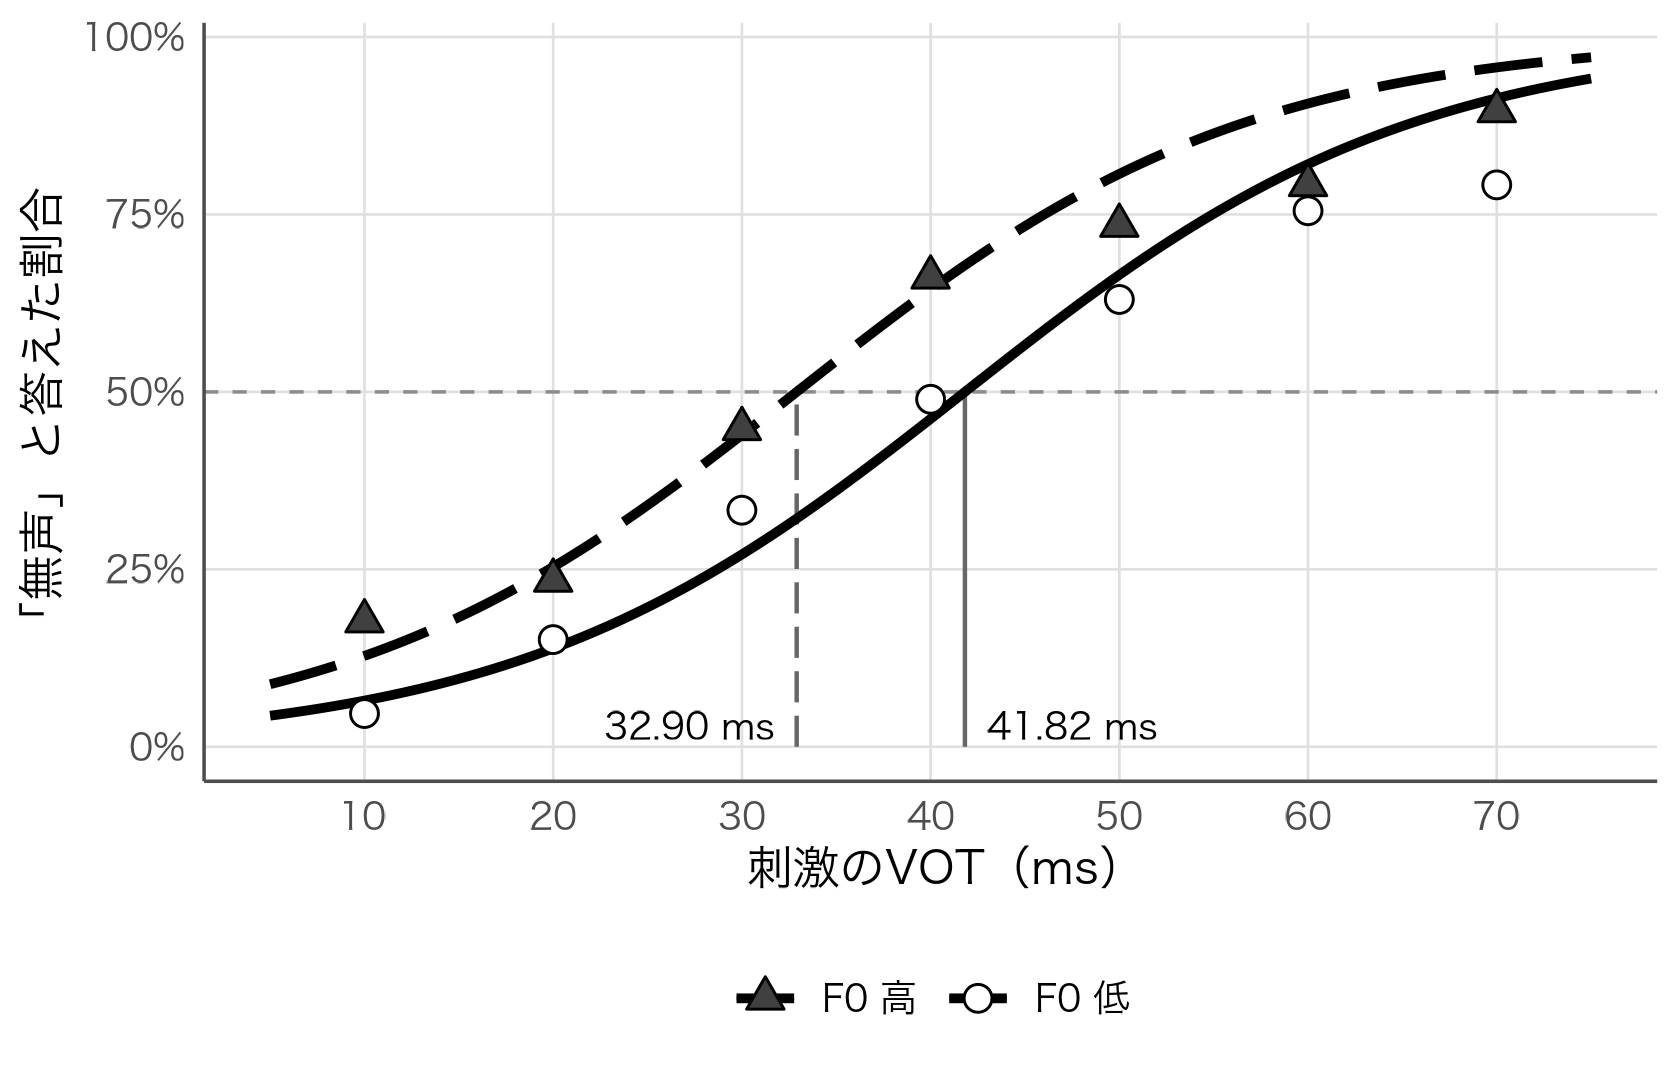

Reproduce this figure in R.
# 図10-1：同定曲線（F0別）と、GLMMから求めたカテゴリ境界。データ生成は ch10 ノートブックと同一。
source("figures/style.R")
suppressPackageStartupMessages({library(tidyverse); library(lme4)})
set.seed(2024)
n_listener <- 24; vot_steps <- seq(10, 70, by = 10); f0_levels <- c("low", "high"); n_rep <- 8
design <- expand_grid(listener = sprintf("L%02d", 1:n_listener), vot = vot_steps, f0 = f0_levels, rep = 1:n_rep)
b0 <- -3.2; b_vot <- 0.09; b_f0 <- 0.8
listener_intercept <- rnorm(n_listener, 0, 0.7); listener_slope <- rnorm(n_listener, 0, 0.03)
perc <- design %>% mutate(li = as.integer(factor(listener)),
  f0_num = if_else(f0 == "high", 0.5, -0.5),
  eta = b0 + (b_vot + listener_slope[li]) * vot + b_f0 * f0_num + listener_intercept[li],
  response = rbinom(n(), size = 1, prob = plogis(eta))) %>% select(-li, -eta)
m <- glmer(response ~ vot + f0_num + (1 + vot | listener), family = binomial, data = perc)
fe <- fixef(m)
bd <- c(mid = -fe[[1]] / fe[["vot"]], low = -(fe[[1]] - 0.5 * fe[["f0_num"]]) / fe[["vot"]],
        high = -(fe[[1]] + 0.5 * fe[["f0_num"]]) / fe[["vot"]])
print(round(fe, 4)); print(round(bd, 2)); cat("weight", round(fe[["f0_num"]] / fe[["vot"]], 2), "\n")
pts <- perc %>% group_by(vot, f0) %>% summarise(p = mean(response), .groups = "drop")
print(pts %>% pivot_wider(names_from = f0, values_from = p))
xs <- seq(5, 75, length.out = 200)
cur <- expand_grid(vot = xs, f0 = f0_levels) %>%
  mutate(p = plogis(fe[[1]] + fe[["vot"]] * vot + fe[["f0_num"]] * if_else(f0 == "high", 0.5, -0.5)))
lab <- c(low = "F0 低", high = "F0 高")
cur$g <- lab[cur$f0]; pts$g <- lab[as.character(pts$f0)]
bds <- tibble(g = lab[c("low", "high")], b = bd[c("low", "high")])
p <- ggplot() +
  geom_hline(yintercept = 0.5, colour = "grey55", linewidth = 0.4, linetype = "dashed") +
  geom_segment(data = bds, aes(x = b, xend = b, y = 0, yend = 0.5, linetype = g), colour = "grey40", linewidth = 0.5) +
  geom_line(data = cur, aes(vot, p, linetype = g), linewidth = 1.1) +
  geom_point(data = pts, aes(vot, p, shape = g, fill = g), size = 2.8) +
  annotate("text", x = bd[["low"]] + 1.2, y = 0.03, label = sprintf("%.2f ms", bd[["low"]]), hjust = 0, family = "hira", size = 3.1) +
  annotate("text", x = bd[["high"]] - 1.2, y = 0.03, label = sprintf("%.2f ms", bd[["high"]]), hjust = 1, family = "hira", size = 3.1) +
  scale_linetype_manual(values = c("F0 低" = "solid", "F0 高" = "longdash"), name = NULL) +
  scale_shape_manual(values = c("F0 低" = 21, "F0 高" = 24), name = NULL) +
  scale_fill_manual(values = c("F0 低" = "white", "F0 高" = "grey25"), name = NULL) +
  scale_x_continuous(breaks = vot_steps) +
  scale_y_continuous(breaks = seq(0, 1, .25), labels = scales::percent_format(accuracy = 1)) +
  labs(x = "刺激のVOT（ms）", y = "「無声」と答えた割合")
save_fig(p, "ch10_identification_curves", w = 5.6, h = 3.6)

# 聞き手別の曲線（GLMMのBLUPを含む予測）
li <- coef(m)$listener
lc <- expand_grid(listener = rownames(li), vot = xs) %>%
  mutate(p = plogis(li[listener, "(Intercept)"] + li[listener, "vot"] * vot))
cat("listener vot coef range", round(range(li$vot), 4), "\n")
cat("listener boundary range (BLUP, f0 mid)", round(range(-li[,1]/li$vot), 1), "\n")
pm <- tibble(vot = xs, p = plogis(fe[[1]] + fe[["vot"]] * vot))
p2 <- ggplot() +
  geom_hline(yintercept = 0.5, colour = "grey55", linewidth = 0.4, linetype = "dashed") +
  geom_line(data = lc, aes(vot, p, group = listener), colour = "grey60", linewidth = 0.4) +
  geom_line(data = pm, aes(vot, p), colour = "black", linewidth = 1.5) +
  scale_x_continuous(breaks = vot_steps) +
  scale_y_continuous(breaks = seq(0, 1, .25), labels = scales::percent_format(accuracy = 1)) +
  labs(x = "刺激のVOT（ms）", y = "「無声」と答える確率（F0が中間のとき）")
save_fig(p2, "ch10_listener_curves", w = 5.6, h = 3.4)
